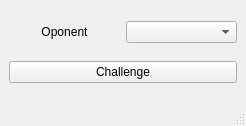
<ui version="4.0" >
 <class>mainWindow</class>
 <widget class="QMainWindow" name="mainWindow" >
  <property name="geometry" >
   <rect>
    <x>0</x>
    <y>0</y>
    <width>246</width>
    <height>126</height>
   </rect>
  </property>
  <property name="windowTitle" >
   <string>Roshambo</string>
  </property>
  <widget class="QWidget" name="centralwidget" >
   <layout class="QGridLayout" >
    <property name="margin" >
     <number>9</number>
    </property>
    <property name="spacing" >
     <number>6</number>
    </property>
    <item row="1" column="0" >
     <widget class="QPushButton" name="pushButton" >
      <property name="text" >
       <string>Challenge</string>
      </property>
     </widget>
    </item>
    <item row="0" column="0" >
     <layout class="QHBoxLayout" >
      <property name="margin" >
       <number>0</number>
      </property>
      <property name="spacing" >
       <number>6</number>
      </property>
      <item>
       <widget class="QLabel" name="label" >
        <property name="text" >
         <string>Oponent</string>
        </property>
        <property name="alignment" >
         <set>Qt::AlignCenter</set>
        </property>
       </widget>
      </item>
      <item>
       <widget class="QComboBox" name="comboBox" />
      </item>
     </layout>
    </item>
   </layout>
  </widget>
  <widget class="QMenuBar" name="menubar" >
   <property name="geometry" >
    <rect>
     <x>0</x>
     <y>0</y>
     <width>246</width>
     <height>25</height>
    </rect>
   </property>
  </widget>
  <widget class="QStatusBar" name="statusbar" />
 </widget>
 <resources/>
 <connections/>
</ui>
